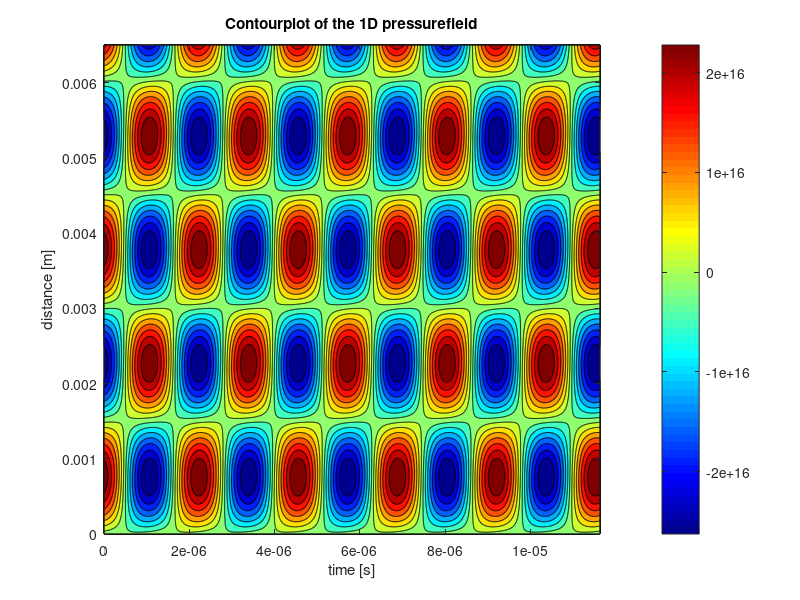
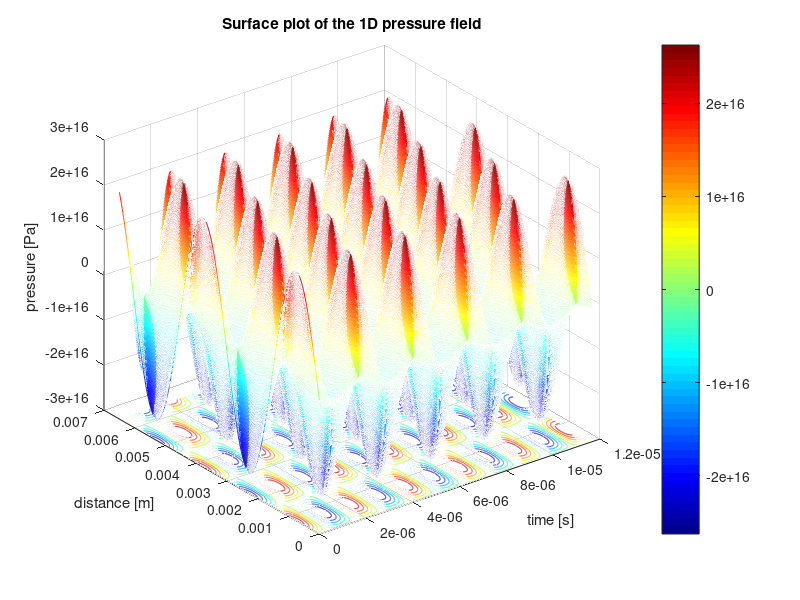

These figures' MATLAB source, in order:
close all;
clear all;
clc;
%% Parameter initialization
close all;
clear all;
clc;
%% Parameter initialization

j = 1i;                                                                     % imaginary value
f = 4.30*10^5;                                                               % operating frequency [Hz]
omega = 2*pi*f;                                                             % operating frequency [rad/s] 
c_33 = 16.6*10^10;                                                          % Elastic compliance coefficient
c_n = c_33;                                                                 % Comes from the multilayer paper.
rho_n = 7.8*10^3;                                                           % density of the piezoelectric disc.
v_n = sqrt(c_n/rho_n);                                                      % wave speed of compressional waves in the piezoelectric plate
c_mn = v_n;                                                                 % sound velocity.
d_n = 2*10^-3;                                                              % thickness of the piezoelectric plate.
l_mn = d_n;                                                                 % thickness according to Sittig schwanzel.
f_mn = c_mn/(2*l_mn);                                                       % some specific frequency I guess.
%f_backing = c_backing/(2*l_backing);


                                                    % omega * d_n/v_n
eps_0=8.854*10^-12;          
eps_33=1200*eps_0;
s_33 = 14.2*10^-12;
d_33 = 265*10^-12;
h_33 = d_33/(s_33*eps_33);
k_n_squared = 0.46^2;    % h_33^2 *eps_33/c_33
f_0 = v_n/(2*d_n);
gamma = pi*f/f_0;
k_squared = k_n_squared;
s = k_squared * sin(gamma)/gamma;
%gamma_mn = [pi*f/f_mn pi*f/f_backing];
r = 2.5*10^-3; 
S = pi*r^2;
C_0= S*eps_33/(d_n);
Z_0 = rho_n*v_n*S;
omega_mn = 2*pi*f_mn;
Z_mn = Z_0;
phi = sqrt(k_squared)*sqrt(omega_mn*c_mn*Z_mn/pi);

c = k_squared * (1-cos(gamma))/gamma;

rho_Back = 7850;
c_Back = 3230;
r_Back = 2.5*10^-3;
S_Back = pi*r_Back^2;
Z_Back = rho_Back*c_Back*S_Back;  
Z_NB = Z_Back;       % not sure about this! As NB is the final layer, but front or back??

c_fluid = 1300;
Kin_Vis=32*10^-6; 




% 4 port model matrix - Sittig


T_11 = (cos(gamma) - s)/(1-s);
T_12 = (j*Z_0*(sin(gamma) - 2*c))/(1-s);
T_13 = -((cos(gamma) - 1)*phi)/(1-s);
T_14 = 0;
T_21 = (j*sin(gamma))/(Z_0*(1-s));
T_22 = (cos(gamma) - s)/(1-s);
T_23 = -(j*phi*sin(gamma))/(1-s);
T_24 = 0;
T_31 = 0;
T_32 = 0;
T_33 = 1;
T_34 = 0;
T_41 = -(j*sin(gamma))/(Z_0*(1-s)) * phi;
T_42 = -((cos(gamma) - 1)*phi)/(1-s);
T_43 = (j*omega*C_0)/(1-s);
T_44 = 1;

Tn=[T_11 T_12 T_13 T_14; ...
    T_21 T_22 T_23 T_24; ...
    T_31 T_32 T_33 T_34; ...
    T_41 T_42 T_43 T_44];

r_copper = 2.5*10^-3;
A_copper = pi*r_copper^2;
rho_copper = 8920;
c_copper = 3570;
d_copper = 0.5*10^-3;
v_copper = sqrt(c_copper/rho_copper)

Z_copper = A_copper*rho_copper*c_copper;
f_0_cu = v_copper/(2*d_copper)
gamma_copper = pi*f/f_0_cu;

A_copper = [cos(gamma_copper) j*Z_copper*sin(gamma_copper); ...
    (j*sin(gamma_copper))/Z_copper cos(gamma_copper)];
A_E = 1;
B_E = 0;
C_E = (1i*omega*1);
D_E = 1;

T_intermediate_copper = [A_copper(1,1) A_copper(1,2) 0 0; ...
                  A_copper(2,1) A_copper(2,2) 0 0; ...
                  0 0 A_E B_E; ...
                  0 0 C_E D_E];
              
rho_FP = 7850;
r_FP = 4.5*10^-3;
c_FP = 3230;
S_FP = pi*r_FP^2;
d_FP = 0.5*10^-3;
v_FP = sqrt(c_FP/rho_FP);

Z_FP = rho_FP*c_FP*S_FP;
f_0_FP = v_FP/(2*d_FP);
gamma_FP = pi*f/f_0_FP;

A_E_FP = 1;
B_E_FP = 1/(omega*1400*eps_0*S_FP/d_FP);
C_E_FP = 0;
D_E_FP = 1;

A_FP = [cos(gamma_FP) j*Z_FP*sin(gamma_FP); ...
    (j*sin(gamma_FP))/Z_FP cos(gamma_FP)];
T_intermediate_FP = [A_FP(1,1) A_FP(1,2) 0 0; ...
                    A_FP(2,1) A_FP(2,2) 0 0; ...
                    0 0 A_E_FP B_E_FP;
                    0 0 C_E_FP D_E_FP];

T=(Tn)^2 * T_intermediate_copper^2 * T_intermediate_FP;
T_11=Tn(1,1);
T_12=Tn(1,2);
T_13=Tn(1,3);
T_14=Tn(1,4);
T_21=Tn(2,1);
T_22=Tn(2,2);
T_23=Tn(2,3);
T_24=Tn(2,4);
T_31=Tn(3,1);
T_32=Tn(3,2);
T_33=Tn(3,3);
T_34=Tn(3,4);
T_41=Tn(4,1);
T_42=Tn(4,2);
T_43=Tn(4,3);
T_44=Tn(4,4);

% f = 0.43*10^6;
% omega = 2*pi*f;
% j = 1i;
% 
% N = 2;
% C_s = S*eps_33/d_n;
% h = h_33;
% Z = S*rho_n*v_n;
% Z_inv = 1/Z;
% theta = omega*d_n/v_n;
% k = 0.66;
% sigma = k^2/theta;
% phi = acos((cos(theta)-sigma*sin(theta))/(1-sigma*sin(theta)));
% R = (sqrt(sin(theta)-2*sigma*(1-cos(theta))))/sin(theta);
% R_inv = 1/R;
% 
% 
% 
% T_11 = cos(N*phi);
% T_12 = -j*Z*R*sin(N*phi);
% T_13 = -h*C_s*tan(0.5*phi)*sin(N*phi);
% T_14 = 0;
% T_21 = -j*Z_inv*R_inv*sin(N*phi);
% T_22 = cos(N*phi);
% T_23 = -j*h*C_s*Z_inv*R_inv*tan(0.5*phi)*(cos(N*phi)-(-1)^N);
% T_24 = 0;
% T_31 = 0;
% T_32 = 0;
% T_33 = (-1)^N;
% T_34 = 0;
% T_41 = -j*h*C_s*Z_inv*R_inv*tan(0.5*phi)*(cos(N*phi)-(-1)^N);
% T_42 = -h*C_s*tan(0.5*phi)*sin(N*phi);
% T_43 = j*((N*(-1)^N)*(1+2*sigma*R_inv*tan(0.5*phi))+sigma*R_inv*((tan(0.5*phi))^2)*sin(N*phi))*omega*C_s;
% T_44 = (-1)^N;

%% Front and back layers (loaded impedance)

rho_H = 7860;
r_H = 2.5*10^-3;
c_H = 3230;
S_H = pi*r_H^2;
d_H = 3.25*10^-3;
v_H = sqrt(c_H/rho_H);
gamma_H = pi*f*d_H;
Z_H = rho_H*c_H*S_H;
A_H = [cos(gamma_H) j*Z_H*sin(gamma_H); ...
    (j*sin(gamma_H))/Z_H cos(gamma_H)];

rho_B = 7860;
r_B = 2.5*10^-3;
c_B = 3230;
S_B = pi*r_B^2;
d_B = 20*10^-3;
v_B = sqrt(c_H/rho_H);
gamma_B = pi*f*d_B;
Z_B = rho_H*c_H*S_H;
A_B = [cos(gamma_B) j*Z_H*sin(gamma_B); ...
    (j*sin(gamma_B))/Z_B cos(gamma_B)];

A_m = A_H*A_B;
A_b = A_B(1,1);
B_b = A_B(1,2);
C_b = A_B(2,1);
D_b = A_B(2,2);

Z_b = (A_b*Z_B + B_b)/(C_b*Z_B + D_b);

%% 2x2 matrices for parallel connection of piezoelectric layers

A_c = T_31 - T_33*(T_21*Z_b + T_11)/(T_23*Z_b + T_13);
B_c = T_32 - T_33*(T_22*Z_b + T_12)/(T_23*Z_b + T_13);
C_c = T_41 - T_43*(T_21*Z_b + T_11)/(T_23*Z_b + T_13);
D_c = T_42 - T_43*(T_22*Z_b + T_12)/(T_23*Z_b + T_13);

A_C = [A_c B_c; C_c D_c];

%% Final 2x2 matrix of Piezo stack 
A_ps = A_C*A_m;
A = A_ps(1,1);
B = A_ps(1,2);
C = A_ps(2,1);
D = A_ps(2,2);


%% Sensitivity Functions

S_a=S;                               % effective face area of the transducer
rho_2=857;                           % density of the fluid ISO VG 32
c=1300;                              % compresisonal wave speed in fluid 
Z_r=S_a*c*rho_2;                     % Acoustic radiation impedance 


Z_E = (A*Z_H + B)/(C*Z_H + D);            % electrical input impedance
V_IL = Z_H/(A*Z_H + B);                   % voltage transfer ratio between input voltage and output force



V_M = 150;                                                                    % Input voltage
lambda =c_fluid/f;                                                                  % wavelength of the pressure field
F_surface = V_M * V_IL;                                                       % Total force on trasnducer surface
P_surface = F_surface/S;                                                  % pressure on the transducer surface

%% Translation to the 1D pressure field

damp_coeff =(2*Kin_Vis*omega^2)/(3*c_fluid^3);                                          % Damping coefficient for attenuation within the liquid
P_field = zeros(1000,1000);                                                   % A matrix is initialized for storing the (complex)
                                                                              % pressure values varying with time and distance.     
% A standing wave is produced by attenuation of the travelling wave and its 
% reflections resulting from rebounding at the boundaries (walls). During
% the reflection at the boundaries, energy is lost which can be represented
% by a reflection coefficient, which takes the number of reflections until
% total attenuation into account. There is distinguished between the
% reflection coefficient due to impact with the right and left wall.

R1 = 4.2736;                                                                % Left wall reflection coefficient.
R2 = 4.8295;                                                                % Right wall reflection coefficient.

t = linspace(0,10*pi/omega,1000);                                               % time duration during which the pressure field
                                                                            % is monitored.
x = linspace(0,5*0.0013,1000);                                              % Distance over which the pressure field is monitored.

% Here the P_field matrix is filled with the pressure amplitudes and phase
% shifts at a certain location in space and moment in time.
 for n = 1:1000
     for m = 1:1000
     P_field(n,m) = P_surface*(R1+1) * exp(1i*omega*t(m)-1i*x(n)*2*pi/lambda) ...
         - R2*P_surface * exp(1i*omega*t(m)+1i*(x(n))*2*pi/lambda);
      end
 end

%% Contourplots of the standing pressure wave

% 2D plot which shows the pressure minima and maxima of the pressure field
figure
contourf(t,x, real(P_field), 14); colormap jet; colorbar;
xlabel('time [s]'); ylabel('distance [m]'); title('Contourplot of the 1D pressurefield');

%% Surface plots of the standing pressure wave

% 3D animation of the pressure field
figure
meshc(t,x, real(P_field)); colormap jet; colorbar;
xlabel('time [s]'); ylabel('distance [m]'); zlabel('pressure [Pa]'); title('Surface plot of the 1D pressure field');









    
    






    
    